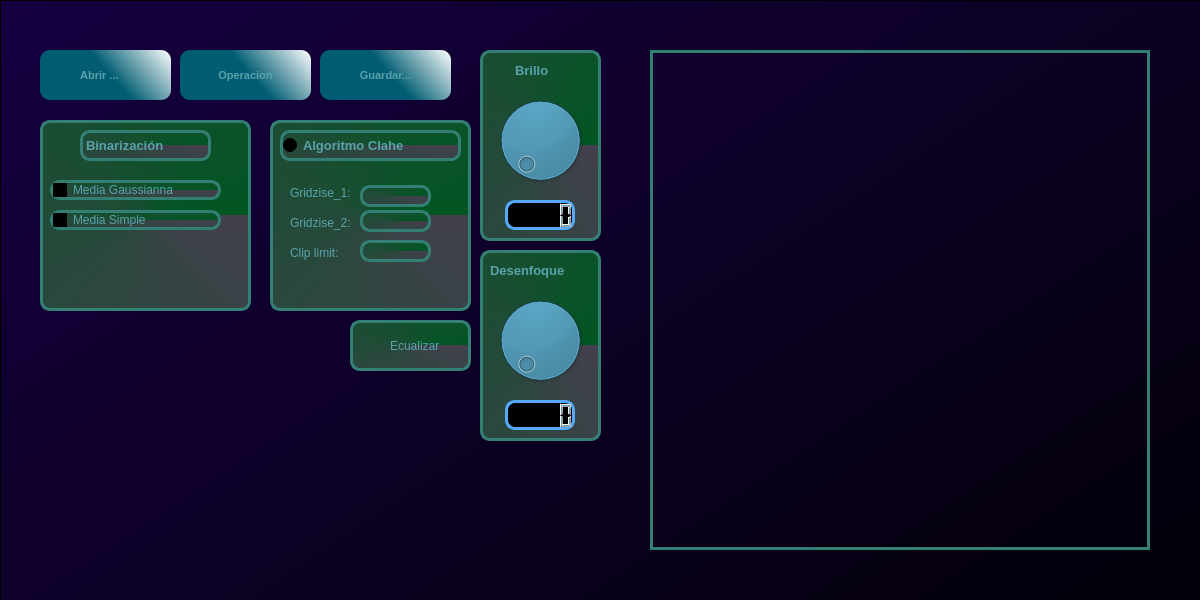
<?xml version="1.0" encoding="UTF-8"?>
<ui version="4.0">
 <class>EditWihEyes</class>
 <widget class="QMainWindow" name="EditWihEyes">
  <property name="geometry">
   <rect>
    <x>0</x>
    <y>0</y>
    <width>1200</width>
    <height>600</height>
   </rect>
  </property>
  <property name="maximumSize">
   <size>
    <width>1200</width>
    <height>600</height>
   </size>
  </property>
  <property name="mouseTracking">
   <bool>true</bool>
  </property>
  <property name="windowTitle">
   <string>OnxFire</string>
  </property>
  <property name="styleSheet">
   <string notr="true"/>
  </property>
  <widget class="QWidget" name="centralwidget">
   <widget class="QFrame" name="frame">
    <property name="geometry">
     <rect>
      <x>0</x>
      <y>0</y>
      <width>1211</width>
      <height>802</height>
     </rect>
    </property>
    <property name="styleSheet">
     <string notr="true">background-color: qlineargradient(spread:pad, x1:0, y1:0, x2:1, y2:1, stop:0 rgba(22, 0, 66, 255), stop:1 rgba(0, 0, 0, 255));
color: rgb(89, 162, 170);</string>
    </property>
    <property name="frameShape">
     <enum>QFrame::StyledPanel</enum>
    </property>
    <property name="frameShadow">
     <enum>QFrame::Raised</enum>
    </property>
    <widget class="QLabel" name="label">
     <property name="geometry">
      <rect>
       <x>650</x>
       <y>50</y>
       <width>500</width>
       <height>500</height>
      </rect>
     </property>
     <property name="styleSheet">
      <string notr="true">background-color: rgba(0, 0, 0, 0%);
border: 3px solid #347f74;</string>
     </property>
     <property name="text">
      <string/>
     </property>
     <property name="pixmap">
      <pixmap>C:/Users/jaazi/Downloads/logo2 (2).png</pixmap>
     </property>
     <property name="scaledContents">
      <bool>true</bool>
     </property>
    </widget>
    <widget class="QFrame" name="frame_2">
     <property name="enabled">
      <bool>true</bool>
     </property>
     <property name="geometry">
      <rect>
       <x>480</x>
       <y>50</y>
       <width>121</width>
       <height>191</height>
      </rect>
     </property>
     <property name="styleSheet">
      <string notr="true">border-radius: 10px;
border: 3px solid #347f74;
background-color: qconicalgradient(cx:0.5, cy:0.5, angle:0, stop:0 rgba(2, 85, 35, 255), stop:1 rgba(66, 64, 76, 255));</string>
     </property>
     <property name="frameShape">
      <enum>QFrame::StyledPanel</enum>
     </property>
     <property name="frameShadow">
      <enum>QFrame::Raised</enum>
     </property>
     <widget class="QDial" name="dial">
      <property name="geometry">
       <rect>
        <x>10</x>
        <y>40</y>
        <width>101</width>
        <height>101</height>
       </rect>
      </property>
      <property name="styleSheet">
       <string notr="true">background-color: rgb(44, 94, 115);</string>
      </property>
     </widget>
     <widget class="QLabel" name="txt_brillo">
      <property name="geometry">
       <rect>
        <x>35</x>
        <y>0</y>
        <width>51</width>
        <height>41</height>
       </rect>
      </property>
      <property name="font">
       <font>
        <pointsize>10</pointsize>
        <weight>75</weight>
        <bold>true</bold>
       </font>
      </property>
      <property name="styleSheet">
       <string notr="true">background-color: rgba(0, 0, 0,0%);
border:none;</string>
      </property>
      <property name="text">
       <string>Brillo</string>
      </property>
     </widget>
     <widget class="QLCDNumber" name="lcdNumber">
      <property name="geometry">
       <rect>
        <x>25</x>
        <y>150</y>
        <width>70</width>
        <height>30</height>
       </rect>
      </property>
      <property name="styleSheet">
       <string notr="true">background-color: rgba(0, 0, 0,0%);
background-color: rgb(0, 0, 0);
border-color: rgb(85, 170, 255) ;
birder: 10px solid;
</string>
      </property>
      <property name="intValue" stdset="0">
       <number>0</number>
      </property>
     </widget>
    </widget>
    <widget class="QFrame" name="frame_3">
     <property name="geometry">
      <rect>
       <x>480</x>
       <y>250</y>
       <width>121</width>
       <height>191</height>
      </rect>
     </property>
     <property name="styleSheet">
      <string notr="true">border-radius:10px;
border: 3px solid #347f74;
background-color: qconicalgradient(cx:0.5, cy:0.5, angle:0, stop:0 rgba(2, 85, 35, 255), stop:1 rgba(66, 64, 76, 255));</string>
     </property>
     <property name="frameShape">
      <enum>QFrame::StyledPanel</enum>
     </property>
     <property name="frameShadow">
      <enum>QFrame::Raised</enum>
     </property>
     <widget class="QLabel" name="txt_brillo_2">
      <property name="geometry">
       <rect>
        <x>10</x>
        <y>0</y>
        <width>111</width>
        <height>41</height>
       </rect>
      </property>
      <property name="font">
       <font>
        <pointsize>10</pointsize>
        <weight>75</weight>
        <bold>true</bold>
       </font>
      </property>
      <property name="styleSheet">
       <string notr="true">background-color: rgba(0, 0, 0,0%);
border:none;</string>
      </property>
      <property name="text">
       <string>Desenfoque</string>
      </property>
     </widget>
     <widget class="QDial" name="dial_2">
      <property name="geometry">
       <rect>
        <x>10</x>
        <y>40</y>
        <width>101</width>
        <height>101</height>
       </rect>
      </property>
      <property name="styleSheet">
       <string notr="true">background-color: rgb(44, 94, 115);</string>
      </property>
     </widget>
     <widget class="QLCDNumber" name="lcdNumber_2">
      <property name="geometry">
       <rect>
        <x>25</x>
        <y>150</y>
        <width>70</width>
        <height>30</height>
       </rect>
      </property>
      <property name="styleSheet">
       <string notr="true">background-color: rgba(0, 0, 0,0%);
background-color: rgb(0, 0, 0);
border-color: rgb(85, 170, 255) ;
birder: 10px solid;</string>
      </property>
      <property name="intValue" stdset="0">
       <number>0</number>
      </property>
     </widget>
    </widget>
    <widget class="QPushButton" name="btn_OpenFile">
     <property name="geometry">
      <rect>
       <x>40</x>
       <y>50</y>
       <width>131</width>
       <height>50</height>
      </rect>
     </property>
     <property name="font">
      <font>
       <pointsize>8</pointsize>
       <weight>75</weight>
       <bold>true</bold>
      </font>
     </property>
     <property name="cursor">
      <cursorShape>PointingHandCursor</cursorShape>
     </property>
     <property name="styleSheet">
      <string notr="true">QPushButton {
  
	background-color: qlineargradient(spread:pad, x1:0, y1:0.335, x2:1, y2:0, stop:0.432836 rgba(0, 92, 114, 255), stop:1 rgba(255, 255, 255, 255));
	border-radius:10px

}

QPushButton:hover {
	
	
	background-color: qlineargradient(spread:pad, x1:0, y1:0.335, x2:1, y2:0, stop:0.432836 rgba(114, 0, 104, 255), stop:1 rgba(255, 255, 255, 255));
	border-radius:10px
}</string>
     </property>
     <property name="text">
      <string>Abrir ...    </string>
     </property>
     <property name="icon">
      <iconset>
       <normaloff>C:/Users/jaazi/Downloads/62919cardindexdividers_109285.png</normaloff>C:/Users/jaazi/Downloads/62919cardindexdividers_109285.png</iconset>
     </property>
     <property name="iconSize">
      <size>
       <width>40</width>
       <height>40</height>
      </size>
     </property>
    </widget>
    <widget class="QPushButton" name="btn_1">
     <property name="geometry">
      <rect>
       <x>180</x>
       <y>50</y>
       <width>131</width>
       <height>50</height>
      </rect>
     </property>
     <property name="font">
      <font>
       <pointsize>8</pointsize>
       <weight>75</weight>
       <bold>true</bold>
      </font>
     </property>
     <property name="cursor">
      <cursorShape>PointingHandCursor</cursorShape>
     </property>
     <property name="styleSheet">
      <string notr="true">QPushButton {
  	border: none;
	background-color: qlineargradient(spread:pad, x1:0, y1:0.335, x2:1, y2:0, stop:0.432836 rgba(0, 92, 114, 255), stop:1 rgba(255, 255, 255, 255));
	border-radius:10px

}

QPushButton:hover {
	
	background-color: qlineargradient(spread:pad, x1:0, y1:0.335, x2:1, y2:0, stop:0.432836 rgba(114, 0, 104, 255), stop:1 rgba(255, 255, 255, 255));
	border-radius:10px
}</string>
     </property>
     <property name="text">
      <string>Operacion</string>
     </property>
     <property name="icon">
      <iconset>
       <normaloff>C:/Users/jaazi/Downloads/Edit_Image_icon-icons.com_54184.png</normaloff>C:/Users/jaazi/Downloads/Edit_Image_icon-icons.com_54184.png</iconset>
     </property>
     <property name="iconSize">
      <size>
       <width>40</width>
       <height>40</height>
      </size>
     </property>
    </widget>
    <widget class="QPushButton" name="btn_3">
     <property name="geometry">
      <rect>
       <x>320</x>
       <y>50</y>
       <width>131</width>
       <height>50</height>
      </rect>
     </property>
     <property name="font">
      <font>
       <pointsize>8</pointsize>
       <weight>75</weight>
       <bold>true</bold>
      </font>
     </property>
     <property name="cursor">
      <cursorShape>PointingHandCursor</cursorShape>
     </property>
     <property name="styleSheet">
      <string notr="true">QPushButton {
  	border: none;
	background-color: qlineargradient(spread:pad, x1:0, y1:0.335, x2:1, y2:0, stop:0.432836 rgba(0, 92, 114, 255), stop:1 rgba(255, 255, 255, 255));
	border-radius:10px

}

QPushButton:hover {
	
	background-color: qlineargradient(spread:pad, x1:0, y1:0.335, x2:1, y2:0, stop:0.432836 rgba(114, 0, 104, 255), stop:1 rgba(255, 255, 255, 255));
	border-radius:10px
}</string>
     </property>
     <property name="text">
      <string>Guardar...</string>
     </property>
     <property name="icon">
      <iconset>
       <normaloff>C:/Users/jaazi/Downloads/save_14949.png</normaloff>C:/Users/jaazi/Downloads/save_14949.png</iconset>
     </property>
     <property name="iconSize">
      <size>
       <width>40</width>
       <height>40</height>
      </size>
     </property>
    </widget>
    <widget class="QFrame" name="frame_5">
     <property name="geometry">
      <rect>
       <x>270</x>
       <y>120</y>
       <width>201</width>
       <height>191</height>
      </rect>
     </property>
     <property name="styleSheet">
      <string notr="true">border-radius: 10px;
border: 3px solid #347f74;
background-color: qconicalgradient(cx:0.5, cy:0.5, angle:0, stop:0 rgba(2, 85, 35, 255), stop:1 rgba(66, 64, 76, 255));</string>
     </property>
     <property name="frameShape">
      <enum>QFrame::StyledPanel</enum>
     </property>
     <property name="frameShadow">
      <enum>QFrame::Raised</enum>
     </property>
     <widget class="QRadioButton" name="rbt_Clahe">
      <property name="geometry">
       <rect>
        <x>10</x>
        <y>10</y>
        <width>181</width>
        <height>31</height>
       </rect>
      </property>
      <property name="font">
       <font>
        <pointsize>10</pointsize>
        <weight>75</weight>
        <bold>true</bold>
       </font>
      </property>
      <property name="text">
       <string>Algoritmo Clahe</string>
      </property>
     </widget>
     <widget class="QLabel" name="label_2">
      <property name="geometry">
       <rect>
        <x>20</x>
        <y>65</y>
        <width>71</width>
        <height>16</height>
       </rect>
      </property>
      <property name="styleSheet">
       <string notr="true">border:none;
background-color: rgba(0, 0, 0,0%);</string>
      </property>
      <property name="text">
       <string>Gridzise_1:</string>
      </property>
     </widget>
     <widget class="QLabel" name="label_3">
      <property name="geometry">
       <rect>
        <x>20</x>
        <y>95</y>
        <width>71</width>
        <height>16</height>
       </rect>
      </property>
      <property name="styleSheet">
       <string notr="true">border:none;
background-color: rgba(0, 0, 0,0%);</string>
      </property>
      <property name="text">
       <string>Gridzise_2:</string>
      </property>
     </widget>
     <widget class="QLabel" name="label_4">
      <property name="geometry">
       <rect>
        <x>20</x>
        <y>125</y>
        <width>71</width>
        <height>16</height>
       </rect>
      </property>
      <property name="styleSheet">
       <string notr="true">border:none;
background-color: rgba(0, 0, 0,0%);</string>
      </property>
      <property name="text">
       <string>Clip limit:</string>
      </property>
     </widget>
     <widget class="QLineEdit" name="ln_Gridzisex">
      <property name="geometry">
       <rect>
        <x>90</x>
        <y>65</y>
        <width>71</width>
        <height>22</height>
       </rect>
      </property>
     </widget>
     <widget class="QLineEdit" name="ln_Gridzisey">
      <property name="geometry">
       <rect>
        <x>90</x>
        <y>90</y>
        <width>71</width>
        <height>22</height>
       </rect>
      </property>
     </widget>
     <widget class="QLineEdit" name="ln_Cliplimit">
      <property name="geometry">
       <rect>
        <x>90</x>
        <y>120</y>
        <width>71</width>
        <height>22</height>
       </rect>
      </property>
     </widget>
    </widget>
    <widget class="QFrame" name="frame_6">
     <property name="geometry">
      <rect>
       <x>350</x>
       <y>320</y>
       <width>121</width>
       <height>51</height>
      </rect>
     </property>
     <property name="styleSheet">
      <string notr="true">border-radius: 10px;
border: 3px solid #347f74;
background-color: qconicalgradient(cx:0.5, cy:0.5, angle:0, stop:0 rgba(2, 85, 35, 255), stop:1 rgba(66, 64, 76, 255));</string>
     </property>
     <property name="frameShape">
      <enum>QFrame::StyledPanel</enum>
     </property>
     <property name="frameShadow">
      <enum>QFrame::Raised</enum>
     </property>
     <widget class="QRadioButton" name="rbt_Equ">
      <property name="geometry">
       <rect>
        <x>20</x>
        <y>10</y>
        <width>91</width>
        <height>31</height>
       </rect>
      </property>
      <property name="styleSheet">
       <string notr="true">background-color: rgba(0, 0, 0,0%);
border:none;</string>
      </property>
      <property name="text">
       <string>Ecualizar</string>
      </property>
     </widget>
    </widget>
    <widget class="QFrame" name="frame_8">
     <property name="geometry">
      <rect>
       <x>40</x>
       <y>120</y>
       <width>211</width>
       <height>191</height>
      </rect>
     </property>
     <property name="styleSheet">
      <string notr="true">border-radius: 10px;
border: 3px solid #347f74;
background-color: qconicalgradient(cx:0.5, cy:0.5, angle:0, stop:0 rgba(2, 85, 35, 255), stop:1 rgba(66, 64, 76, 255));</string>
     </property>
     <property name="frameShape">
      <enum>QFrame::StyledPanel</enum>
     </property>
     <property name="frameShadow">
      <enum>QFrame::Raised</enum>
     </property>
     <widget class="QLabel" name="label_5">
      <property name="geometry">
       <rect>
        <x>40</x>
        <y>10</y>
        <width>131</width>
        <height>31</height>
       </rect>
      </property>
      <property name="font">
       <font>
        <pointsize>10</pointsize>
        <weight>75</weight>
        <bold>true</bold>
       </font>
      </property>
      <property name="text">
       <string>Binarización</string>
      </property>
     </widget>
     <widget class="QCheckBox" name="rbt_MedSimple">
      <property name="geometry">
       <rect>
        <x>10</x>
        <y>90</y>
        <width>171</width>
        <height>20</height>
       </rect>
      </property>
      <property name="text">
       <string>Media Simple</string>
      </property>
     </widget>
     <widget class="QCheckBox" name="rbt_GaussMed">
      <property name="geometry">
       <rect>
        <x>10</x>
        <y>60</y>
        <width>171</width>
        <height>20</height>
       </rect>
      </property>
      <property name="text">
       <string>Media Gaussianna</string>
      </property>
     </widget>
    </widget>
   </widget>
  </widget>
 </widget>
 <resources/>
 <connections/>
</ui>
